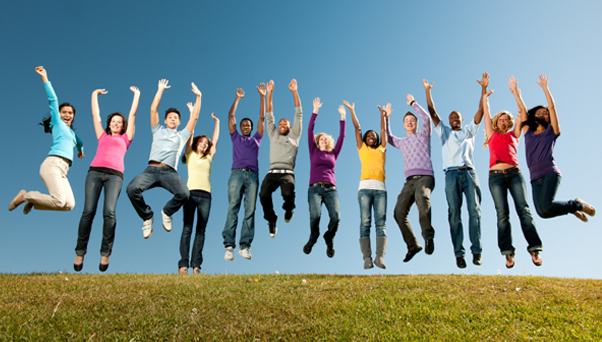
#> input picture code/renk-uzaylari/python/people.jpg, 602 x 342 px
$ python renk-uzayi-donusumu.py
#> lines starting #> are read from the running program, lines starting #| are printed output that depends on the picture
import cv2
frame = cv2.imread("people.jpg")
#> frame is the input picture: shape (342, 602, 3); mean B, G, R 137.3, 138.5, 118.4
#RGB Renk uzayından gri renk uzayına dönüşüm
sonuc = cv2.cvtColor(frame,cv2.COLOR_RGB2GRAY)
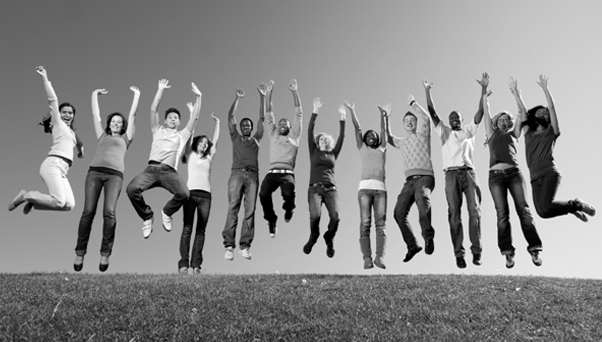
#> sonuc: shape (342, 602); min 0, max 255, mean 135.8
cv2.imshow("Sonuc", sonuc)
cv2.waitKey(0)
